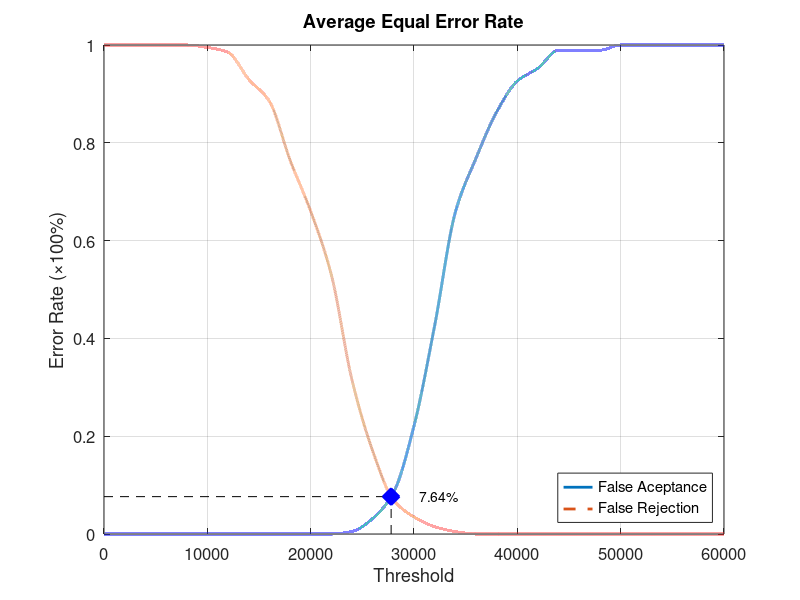
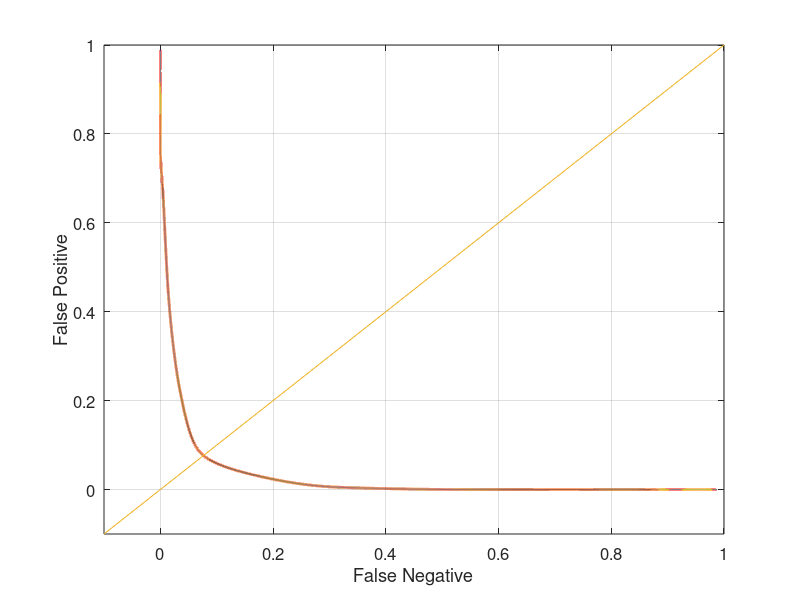

Recreate these plots in MATLAB, in order.
function yEER = Database4_2
close all;
clear;
clc;
x = 0:2000:60000;
xq = 0:0.5:60000;

y0 = [0 0 0 0 0 0 0 0 0 0 0 0 0.00526316 0.0315789 0.0842105 0.221053 0.426316 0.657895 0.768421 0.863158 0.926316 0.952632 0.989474 0.989474 0.989474 1 1 1 1 1 1];
yy0 = interp1(x, y0, xq, 'pchip');
y1 = [1 1 1 1 1 0.995 0.985 0.93 0.885 0.765 0.66 0.53 0.315 0.17 0.07 0.035 0.015 0.005 0 0 0 0 0 0 0 0 0 0 0 0 0];
yy1 = interp1(x, y1, xq, 'pchip');

% Calculating EER: 
y2 = abs(y0 - y1);
find(y2 == min(y2))
yy2 = abs(yy0 - yy1);
xEER = find(yy2 == min(yy2));
xEERIndex = xq(xEER) % X-axis EER
yEER = yy0(xEER) % Y-axis EER

main = figure
plot(xq, yy0,'-','LineWidth', 2);	hold on
plot(xq, yy1,'--','LineWidth', 2);	hold on
plot([xEERIndex xEERIndex], [0 yEER], 'k--');	hold on
plot([0 xEERIndex], [yEER yEER], 'k--');	hold on
plot(xEERIndex, yEER, 'bx', 'LineWidth', 10);	hold on
text(xEERIndex + 10 * xEERIndex / 100, yEER, [num2str(round((10000 * yEER)) / 100) '%'])
legend('False Aceptance', 'False Rejection', 'Location', 'SouthEast')
xlabel('Threshold')
ylabel('Error Rate (\times100%)')
title('Average Equal Error Rate')
set(gca, 'FontSize', 12)
axis([0 60000 0 1])
grid on

print(main, 'Database4_2Main', '-dpng');
FNRxFPR = figure('Color', [1 1 1]);
plot(yy1, yy0, '-', yy1, yy0, 'LineWidth', 2);
hold on
y = -0.1:0.1:1
plot(y, y); 
set(gca, 'FontSize', 12)
xlabel('False Negative')
ylabel('False Positive')
axis([-0.1 1 -0.1 1])
set(gca, 'FontSize', 12)
grid on

print(FNRxFPR, 'Database4_2FNRxFPR','-dpng');
end
